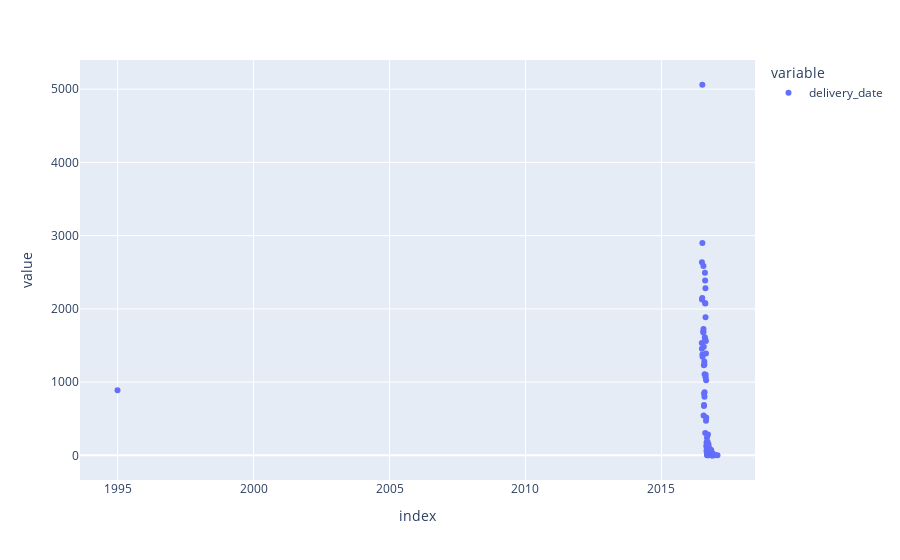

The notebook cell this image was saved under:
### Code cell
px.scatter(df.groupby("delivery_date")["delivery_date"].count())
